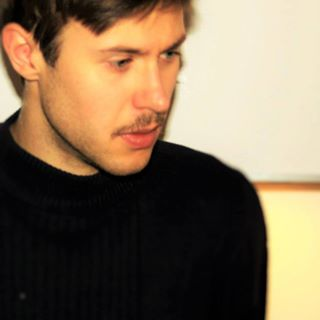
#> input picture mikkel.jpg, 320 x 320 px
$ jupyter execute niels.ipynb   (older library calls are emulated)
#> lines starting #> are read from the running program, lines starting #| are printed output that depends on the picture; after the words box and inside, x2 and y2 are one past the last pixel; in counts of white or black regions, pixels touching at a corner belong together
[cell 1]
# https://realpython.com/face-recognition-with-python/

import cv2
import sys

# Get user supplied values
imagePath = "mikkel.jpg"
cascPath = "haarcascade_frontalface_default.xml"

# Create the haar cascade
faceCascade = cv2.CascadeClassifier(cascPath)

# Read the image
image = cv2.imread(imagePath)
#> image is the input picture: shape (320, 320, 3); mean B, G, R 86, 110.4, 130.2
gray = cv2.cvtColor(image, cv2.COLOR_BGR2GRAY)
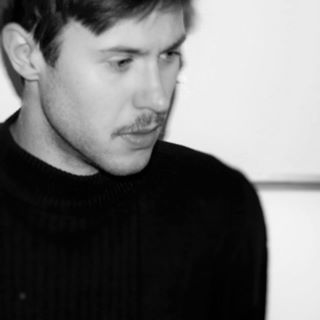
#> gray: shape (320, 320); min 0, max 249, mean 113.5

# Detect faces in the image
faces = faceCascade.detectMultiScale(
    gray,
    scaleFactor=1.1,
    minNeighbors=5,
    minSize=(30, 30)
    #flags = cv2.CV_HAAR_SCALE_IMAGE
)
#> faces = [[80, 10, 130, 130]]

print("Found {0} faces!".format(len(faces)))
#| Found 1 faces!

# Draw a rectangle around the faces
for (x, y, w, h) in faces:
    cv2.rectangle(image, (x, y), (x+w, y+h), (0, 255, 0), 2)
#> this loop made 1 pass
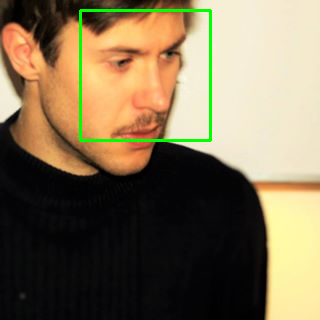
#> image: shape (320, 320, 3); 1.52% of pixels changed, all inside (x1, y1, x2, y2) = (79, 9, 212, 142)

cv2.imshow("Faces found", image)
cv2.waitKey(0)
#> Out = 27

$ run again, with eye3.jpg copied over mikkel.jpg
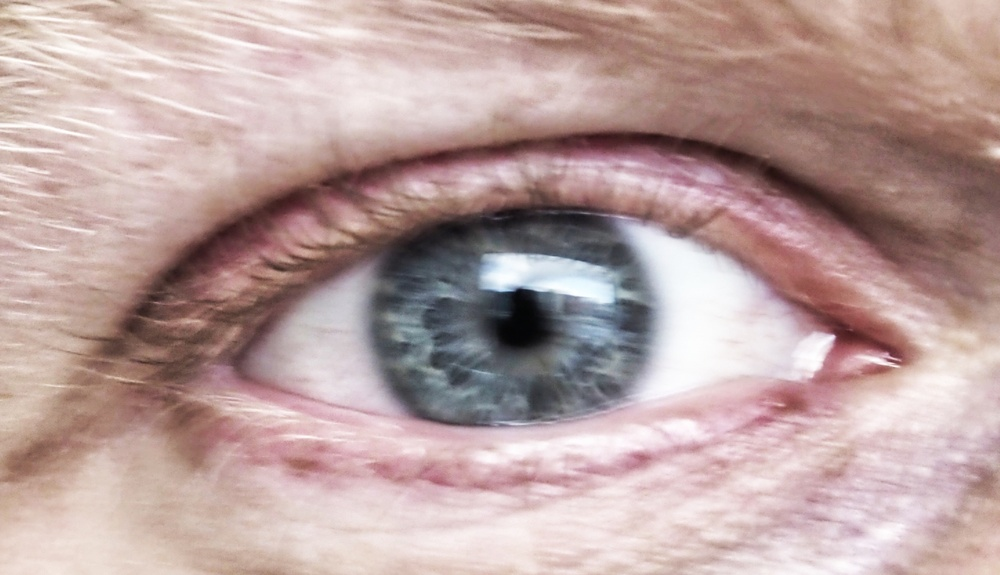
#> input picture eye3.jpg, 1000 x 575 px, shrunk from 1448 x 833 before the run
#> image is the input picture: shape (575, 1000, 3); mean B, G, R 158.8, 161.1, 186
#> `gray = cv2.cvtColor(image, cv2.COLOR_BGR2GRAY)`:
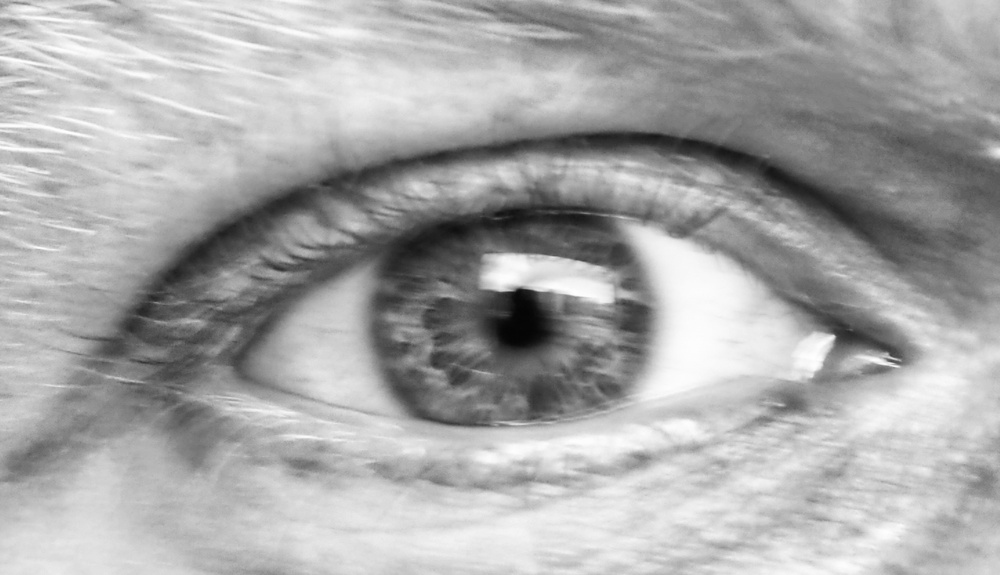
#> gray: shape (575, 1000); min 4, max 255, mean 168.3
#> faces = ()
#| Found 0 faces!
#> Out = 27
